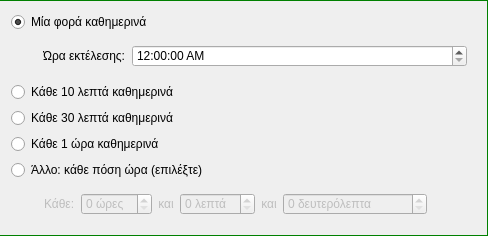
               <widget class="QFrame" name="frame_4">
                <property name="sizePolicy">
                 <sizepolicy hsizetype="Preferred" vsizetype="Maximum">
                  <horstretch>0</horstretch>
                  <verstretch>0</verstretch>
                 </sizepolicy>
                </property>
                <property name="styleSheet">
                 <string notr="true">QFrame{
    border:1px solid green;
    border-left:0px;
}</string>
                </property>
                <property name="frameShape">
                 <enum>QFrame::StyledPanel</enum>
                </property>
                <property name="frameShadow">
                 <enum>QFrame::Raised</enum>
                </property>
                <layout class="QGridLayout" name="gridLayout_6">
                 <property name="leftMargin">
                  <number>11</number>
                 </property>
                 <property name="topMargin">
                  <number>11</number>
                 </property>
                 <property name="rightMargin">
                  <number>11</number>
                 </property>
                 <property name="bottomMargin">
                  <number>11</number>
                 </property>
                 <item row="0" column="0">
                  <widget class="QRadioButton" name="week_one_time_radioButton">
                   <property name="sizePolicy">
                    <sizepolicy hsizetype="Minimum" vsizetype="Maximum">
                     <horstretch>0</horstretch>
                     <verstretch>0</verstretch>
                    </sizepolicy>
                   </property>
                   <property name="text">
                    <string>Μία φορά καθημερινά</string>
                   </property>
                   <property name="checked">
                    <bool>true</bool>
                   </property>
                  </widget>
                 </item>
                 <item row="1" column="0">
                  <widget class="QFrame" name="frame_5">
                   <property name="sizePolicy">
                    <sizepolicy hsizetype="Preferred" vsizetype="Maximum">
                     <horstretch>0</horstretch>
                     <verstretch>0</verstretch>
                    </sizepolicy>
                   </property>
                   <property name="minimumSize">
                    <size>
                     <width>0</width>
                     <height>0</height>
                    </size>
                   </property>
                   <property name="styleSheet">
                    <string notr="true">QFrame{border:none;}</string>
                   </property>
                   <property name="frameShape">
                    <enum>QFrame::StyledPanel</enum>
                   </property>
                   <property name="frameShadow">
                    <enum>QFrame::Raised</enum>
                   </property>
                   <layout class="QGridLayout" name="gridLayout_8">
                    <property name="leftMargin">
                     <number>6</number>
                    </property>
                    <property name="topMargin">
                     <number>0</number>
                    </property>
                    <item row="0" column="0">
                     <widget class="QLabel" name="label_34">
                      <property name="sizePolicy">
                       <sizepolicy hsizetype="Preferred" vsizetype="Maximum">
                        <horstretch>0</horstretch>
                        <verstretch>0</verstretch>
                       </sizepolicy>
                      </property>
                      <property name="minimumSize">
                       <size>
                        <width>20</width>
                        <height>20</height>
                       </size>
                      </property>
                      <property name="maximumSize">
                       <size>
                        <width>20</width>
                        <height>20</height>
                       </size>
                      </property>
                      <property name="text">
                       <string/>
                      </property>
                      <property name="pixmap">
                       <pixmap resource="../../../icons.qrc">:/rest-windows/assets/images/rest-windows/down-right-arrow.png</pixmap>
                      </property>
                      <property name="scaledContents">
                       <bool>true</bool>
                      </property>
                     </widget>
                    </item>
                    <item row="0" column="1">
                     <widget class="QLabel" name="label_35">
                      <property name="sizePolicy">
                       <sizepolicy hsizetype="Fixed" vsizetype="Maximum">
                        <horstretch>0</horstretch>
                        <verstretch>0</verstretch>
                       </sizepolicy>
                      </property>
                      <property name="styleSheet">
                       <string notr="true">padding-top:7px;</string>
                      </property>
                      <property name="text">
                       <string>Ώρα εκτέλεσης:</string>
                      </property>
                      <property name="indent">
                       <number>0</number>
                      </property>
                     </widget>
                    </item>
                    <item row="0" column="2">
                     <widget class="QTimeEdit" name="week_one_time_timeEdit">
                      <property name="sizePolicy">
                       <sizepolicy hsizetype="Minimum" vsizetype="Maximum">
                        <horstretch>0</horstretch>
                        <verstretch>0</verstretch>
                       </sizepolicy>
                      </property>
                      <property name="styleSheet">
                       <string notr="true">margin-top:7px</string>
                      </property>
                      <property name="displayFormat">
                       <string>h:mm:ss AP</string>
                      </property>
                      <property name="calendarPopup">
                       <bool>true</bool>
                      </property>
                     </widget>
                    </item>
                   </layout>
                  </widget>
                 </item>
                 <item row="2" column="0">
                  <widget class="QRadioButton" name="week_every_10_minutes_radioButton">
                   <property name="sizePolicy">
                    <sizepolicy hsizetype="Minimum" vsizetype="Maximum">
                     <horstretch>0</horstretch>
                     <verstretch>0</verstretch>
                    </sizepolicy>
                   </property>
                   <property name="text">
                    <string>Κάθε 10 λεπτά καθημερινά</string>
                   </property>
                  </widget>
                 </item>
                 <item row="3" column="0">
                  <widget class="QRadioButton" name="week_every_30_minutes_radioButton">
                   <property name="sizePolicy">
                    <sizepolicy hsizetype="Minimum" vsizetype="Maximum">
                     <horstretch>0</horstretch>
                     <verstretch>0</verstretch>
                    </sizepolicy>
                   </property>
                   <property name="text">
                    <string>Κάθε 30 λεπτά καθημερινά</string>
                   </property>
                  </widget>
                 </item>
                 <item row="4" column="0">
                  <widget class="QRadioButton" name="week_every_1_hour_radioButton">
                   <property name="sizePolicy">
                    <sizepolicy hsizetype="Minimum" vsizetype="Maximum">
                     <horstretch>0</horstretch>
                     <verstretch>0</verstretch>
                    </sizepolicy>
                   </property>
                   <property name="text">
                    <string>Κάθε 1 ώρα καθημερινά</string>
                   </property>
                  </widget>
                 </item>
                 <item row="5" column="0">
                  <widget class="QRadioButton" name="week_select_time_radioButton">
                   <property name="sizePolicy">
                    <sizepolicy hsizetype="Minimum" vsizetype="Maximum">
                     <horstretch>0</horstretch>
                     <verstretch>0</verstretch>
                    </sizepolicy>
                   </property>
                   <property name="text">
                    <string>Άλλο: κάθε πόση ώρα (επιλέξτε)</string>
                   </property>
                  </widget>
                 </item>
                 <item row="6" column="0">
                  <widget class="QFrame" name="frame_6">
                   <property name="enabled">
                    <bool>false</bool>
                   </property>
                   <property name="sizePolicy">
                    <sizepolicy hsizetype="Preferred" vsizetype="Maximum">
                     <horstretch>0</horstretch>
                     <verstretch>0</verstretch>
                    </sizepolicy>
                   </property>
                   <property name="minimumSize">
                    <size>
                     <width>0</width>
                     <height>0</height>
                    </size>
                   </property>
                   <property name="styleSheet">
                    <string notr="true">QFrame{border:none;}</string>
                   </property>
                   <property name="frameShape">
                    <enum>QFrame::StyledPanel</enum>
                   </property>
                   <property name="frameShadow">
                    <enum>QFrame::Raised</enum>
                   </property>
                   <layout class="QHBoxLayout" name="horizontalLayout_2">
                    <property name="leftMargin">
                     <number>7</number>
                    </property>
                    <property name="topMargin">
                     <number>0</number>
                    </property>
                    <item>
                     <widget class="QLabel" name="label_36">
                      <property name="sizePolicy">
                       <sizepolicy hsizetype="Preferred" vsizetype="Maximum">
                        <horstretch>0</horstretch>
                        <verstretch>0</verstretch>
                       </sizepolicy>
                      </property>
                      <property name="minimumSize">
                       <size>
                        <width>20</width>
                        <height>20</height>
                       </size>
                      </property>
                      <property name="maximumSize">
                       <size>
                        <width>20</width>
                        <height>20</height>
                       </size>
                      </property>
                      <property name="text">
                       <string/>
                      </property>
                      <property name="pixmap">
                       <pixmap resource="../../../icons.qrc">:/rest-windows/assets/images/rest-windows/down-right-arrow.png</pixmap>
                      </property>
                      <property name="scaledContents">
                       <bool>true</bool>
                      </property>
                     </widget>
                    </item>
                    <item>
                     <widget class="QLabel" name="label_37">
                      <property name="sizePolicy">
                       <sizepolicy hsizetype="Fixed" vsizetype="Maximum">
                        <horstretch>0</horstretch>
                        <verstretch>0</verstretch>
                       </sizepolicy>
                      </property>
                      <property name="styleSheet">
                       <string notr="true">padding-top:7px;</string>
                      </property>
                      <property name="text">
                       <string>Κάθε:</string>
                      </property>
                      <property name="indent">
                       <number>0</number>
                      </property>
                     </widget>
                    </item>
                    <item>
                     <widget class="QSpinBox" name="week_select_time_hours">
                      <property name="sizePolicy">
                       <sizepolicy hsizetype="Minimum" vsizetype="Maximum">
                        <horstretch>0</horstretch>
                        <verstretch>0</verstretch>
                       </sizepolicy>
                      </property>
                      <property name="styleSheet">
                       <string notr="true">margin-top:7px;</string>
                      </property>
                      <property name="suffix">
                       <string> ώρες</string>
                      </property>
                      <property name="prefix">
                       <string/>
                      </property>
                      <property name="maximum">
                       <number>24</number>
                      </property>
                     </widget>
                    </item>
                    <item>
                     <widget class="QLabel" name="label_39">
                      <property name="sizePolicy">
                       <sizepolicy hsizetype="Fixed" vsizetype="Maximum">
                        <horstretch>0</horstretch>
                        <verstretch>0</verstretch>
                       </sizepolicy>
                      </property>
                      <property name="styleSheet">
                       <string notr="true">margin-top:7px;</string>
                      </property>
                      <property name="text">
                       <string>και</string>
                      </property>
                      <property name="alignment">
                       <set>Qt::AlignCenter</set>
                      </property>
                     </widget>
                    </item>
                    <item>
                     <widget class="QSpinBox" name="week_select_time_minutes">
                      <property name="sizePolicy">
                       <sizepolicy hsizetype="Minimum" vsizetype="Maximum">
                        <horstretch>0</horstretch>
                        <verstretch>0</verstretch>
                       </sizepolicy>
                      </property>
                      <property name="styleSheet">
                       <string notr="true">margin-top:7px;</string>
                      </property>
                      <property name="suffix">
                       <string> λεπτά</string>
                      </property>
                      <property name="prefix">
                       <string/>
                      </property>
                      <property name="maximum">
                       <number>60</number>
                      </property>
                     </widget>
                    </item>
                    <item>
                     <widget class="QLabel" name="label_40">
                      <property name="sizePolicy">
                       <sizepolicy hsizetype="Fixed" vsizetype="Maximum">
                        <horstretch>0</horstretch>
                        <verstretch>0</verstretch>
                       </sizepolicy>
                      </property>
                      <property name="styleSheet">
                       <string notr="true">margin-top:7px;</string>
                      </property>
                      <property name="text">
                       <string>και</string>
                      </property>
                      <property name="alignment">
                       <set>Qt::AlignCenter</set>
                      </property>
                     </widget>
                    </item>
                    <item>
                     <widget class="QSpinBox" name="week_select_time_seconds">
                      <property name="sizePolicy">
                       <sizepolicy hsizetype="Minimum" vsizetype="Maximum">
                        <horstretch>0</horstretch>
                        <verstretch>0</verstretch>
                       </sizepolicy>
                      </property>
                      <property name="styleSheet">
                       <string notr="true">margin-top:7px;</string>
                      </property>
                      <property name="suffix">
                       <string> δευτερόλεπτα</string>
                      </property>
                      <property name="prefix">
                       <string/>
                      </property>
                      <property name="maximum">
                       <number>1000000</number>
                      </property>
                     </widget>
                    </item>
                    <item>
                     <spacer name="horizontalSpacer_3">
                      <property name="sizePolicy">
                       <sizepolicy hsizetype="Minimum" vsizetype="Minimum">
                        <horstretch>0</horstretch>
                        <verstretch>0</verstretch>
                       </sizepolicy>
                      </property>
                      <property name="orientation">
                       <enum>Qt::Horizontal</enum>
                      </property>
                      <property name="sizeHint" stdset="0">
                       <size>
                        <width>40</width>
                        <height>20</height>
                       </size>
                      </property>
                     </spacer>
                    </item>
                   </layout>
                  </widget>
                 </item>
                </layout>
               </widget>
